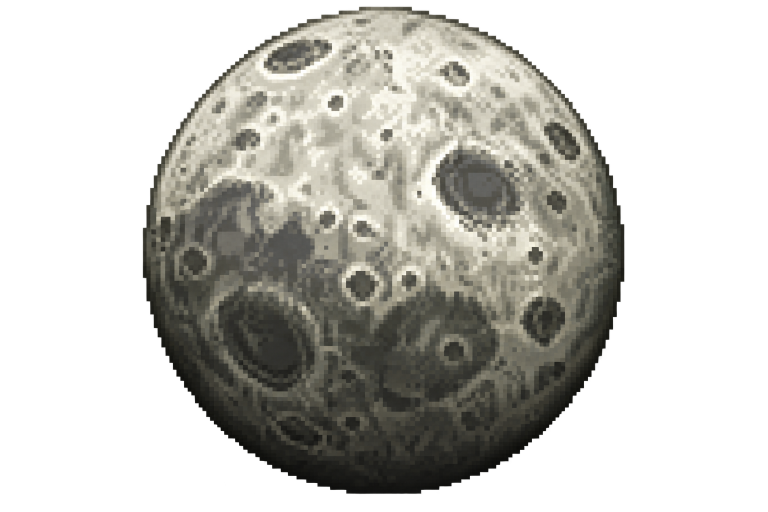
#> input picture tools/_assets/moontexture.png, 1536 x 1024 px (shown at 1/2 size)
$ python -i convert_ce_pbr_to_rt.py   (imports and definitions only)
#> lines starting #> are read from the running program, lines starting #| are printed output that depends on the picture
#> further down, picture is the input picture: PIL image 1536x1024 RGBA; mean R, G, B, A 65.2, 64.1, 57.8, 117.4
"""
Convert Doom 64 CE GZDoom PBR packs → RTGL1 companion maps for Retribution.

Source (local, gitignored):
  DoomCE/DOOM64.CE.Addon.GFX.PBR.pk3
    materials/{normalmaps,roughness,metallic,ao}/auto/<tex>.png

Output (local, regenerable, gitignored):
  Doom64-Retribution/Retribution-RT-Materials-CE/rt/mat/<TEX>_n.png
  Doom64-Retribution/Retribution-RT-Materials-CE/rt/mat/<TEX>_orm.png
  Doom64-Retribution/Retribution-RT-Materials-CE/manifest.json

RTGL1 ORM swizzle NULL_ROUGHNESS_METALLIC: R=AO, G=roughness, B=metallic.

Only textures that also exist in Retribution (WAD PNG / TEXTURES / map-used)
are converted, so gallery A/B stays name-compatible.
"""
from __future__ import annotations

import argparse
import io
import json
import re
import struct
import zipfile
from pathlib import Path

from PIL import Image

# Repo root, derived from this file so a clone can live anywhere.
PROJ_ROOT = Path(__file__).resolve().parents[1]

ROOT = PROJ_ROOT
WAD = ROOT / r"Doom64-Retribution\D64RTR_v15.WAD"
CE_PBR = ROOT / r"DoomCE\DOOM64.CE.Addon.GFX.PBR.pk3"
OUT = ROOT / r"Doom64-Retribution\Retribution-RT-Materials-CE"
OUT_MAT = OUT / r"rt\mat"
MANIFEST = OUT / "manifest.json"


# [26 lines left out: function wad_texture_names, not called in this run]


def gray_channel(img: Image.Image) -> Image.Image:
    """CE stores grayscale as R=G=B; take R."""
    if img.mode != "RGB":
        img = img.convert("RGB")
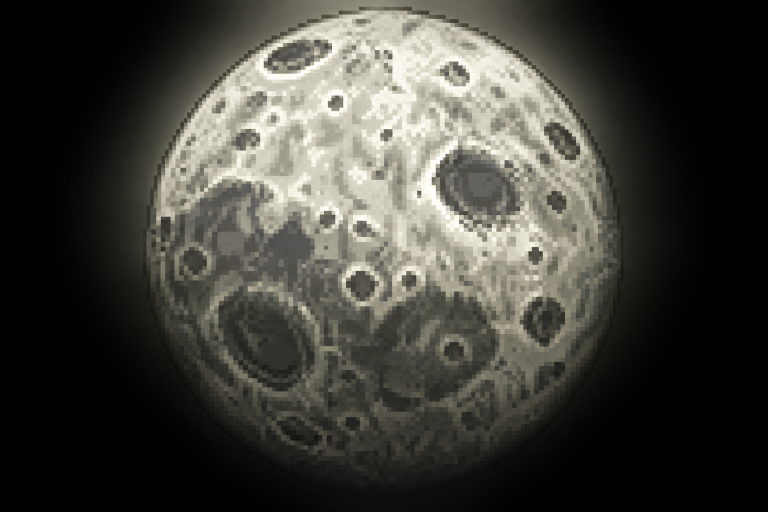
#> img: PIL image 1536x1024 RGB (shown at 1/2 size); mean R, G, B 65.2, 64.1, 57.8
    return img.split()[0]
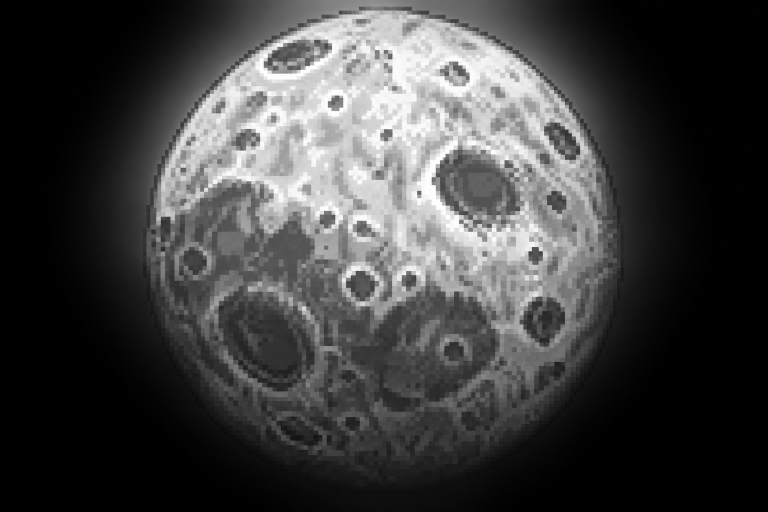
#> returned value: PIL image 1536x1024 L (shown at 1/2 size); min 0, max 255, mean 65.2


# [11 lines left out: function pack_orm, not called in this run]


def open_png(data: bytes) -> Image.Image:
    return Image.open(io.BytesIO(data)).convert("RGBA")


# [92 lines left out: functions convert, main, not called in this run]


# [2 lines not run here, left out]

>>> from PIL import Image
>>> picture = Image.open('_assets/moontexture.png')
>>> result = gray_channel(picture)
